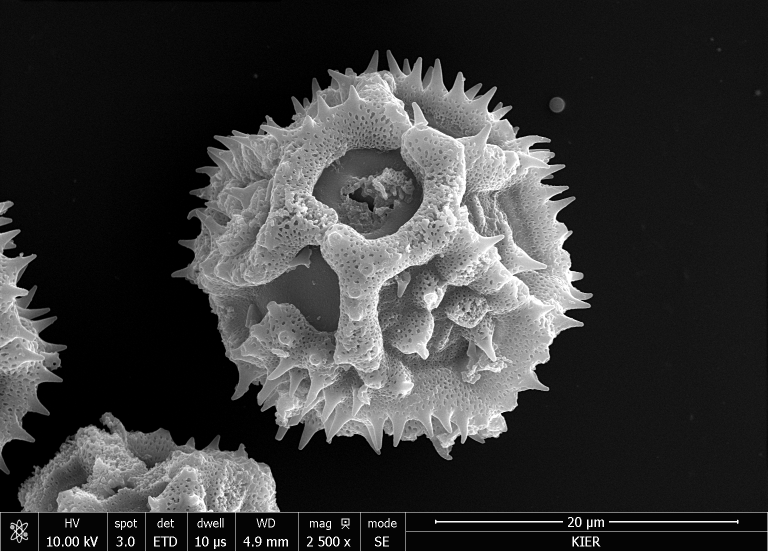
#> input picture meta2jpg/_SEM/1-2500_014.tif, 1536 x 1103 px (shown at 1/2 size); its folder holds only this picture in this run
$ jupyter execute dm3_to_metajpg_200609.ipynb   (shell and % lines are left out)
#> lines starting #> are read from the running program, lines starting #| are printed output that depends on the picture
# TEM(.dm3) and SEM(.tif) to .jpg with metadata

* hyperspy : http://hyperspy.org/hyperspy-doc/current/user_guide/getting_started.html#starting-hyperspy-in-the-notebook-or-terminal
* scikit-image (>=0.14.2) : https://scikit-image.org/
* piexif : https://github.com/hMatoba/Piexif
* Pillow : https://pillow.readthedocs.io/en/stable/
* matplotlib-scalebar : https://github.com/ppinard/matplotlib-scalebar

### 1. Import libararies

[cell 1]
# Import libaries

import numpy as np
import matplotlib
import matplotlib.pyplot as plt
import skimage
import hyperspy.api as hs
import hyperspy.drawing.image as hsi
import os, copy
from PIL import Image
from PIL.TiffTags import TAGS
import json

#%matplotlib qt for GUI image output

### 2. Doing chores

[cell 2]
# turn off hyperspy warning signs

hs.preferences.GUIs.warn_if_guis_are_missing = False
hs.preferences.save()
#> (this line was passed over: hyperspy is not available in this run)

[cell 3]
# find working directory

pwd = os.getcwd()
print(pwd)

### 3. Function : Metadata Extraction

- input : input file name
- output : metadata (dictionary type)

[cell 4]
# [76 lines left out: function extmeta_dm3, not called in this run]

[cell 5]
# get metadata from tif file, for the case of many empty items.
def getmeta_tif(meta_dict: dict, cat1: str, cat2: str):
  if meta_dict.get(cat1) != None:
    if meta_dict.get(cat1).get(cat2) != None and meta_dict.get(cat1).get(cat2) != '':
      return meta_dict.get(cat1).get(cat2)
    else:
      return None
  else:
    return None


#  convert metadata as float type, if it is not None
def getmetaf_tif(meta_dict: dict, cat1: str, cat2: str):
  tmpmeta = getmeta_tif(meta_dict, cat1, cat2)
  return np.nan if (tmpmeta == None) else float(tmpmeta)


# extract metadata from SEM tif file
def extmeta_tif(infilename):

  with Image.open(infilename) as img:
    meta = img.tag
    meta_data = meta[34682]
    meta_dim = [meta[256][0], meta[257][0]]

  result = meta_data
  result = meta_data[0].replace('\r', '", ')
  result = result.replace('\n', ' "')
  result = result.replace('=', '" : "')
  result = result.replace(']", ', '" : {')
  result = result.replace(',  "",  "[', '}, "')
  result = result.replace('[', '"')
  result = result.replace(',  "",  "', '}')

  if result[-4:] == ',  "':
    result = result[:-4] + '}'

  result = '{' + result + '}'
  meta_dict = json.loads(result)

  filename = infilename.split('/')[-1]

  acq_date = getmeta_tif(meta_dict, 'User', 'Date')
  acq_time = getmeta_tif(meta_dict, 'User', 'Time')
  microscope = getmeta_tif(meta_dict, 'System', 'Type')
  mode_acq = getmeta_tif(meta_dict, 'Detectors', 'Mode')
  mode_img = getmeta_tif(meta_dict, 'Beam', 'ImageMode')

  beam_nrg = getmetaf_tif(meta_dict, 'Beam', 'HV') / 1000
  beam_cur_1 = getmeta_tif(meta_dict, 'Beam', 'BeamCurrent')
  beam_cur_2 = getmeta_tif(meta_dict, 'EBeam', 'BeamCurrent')
  if beam_cur_1 != None:
    beam_cur = float(beam_cur_1) * 1e12
  elif beam_cur_2 != None:
    beam_cur = float(beam_cur_2) * 1e12
  else:
    beam_cur = None

  spot_size = getmetaf_tif(meta_dict, 'Beam', 'Spot')

  landing_nrg_1 = getmeta_tif(meta_dict, 'CathodeLens', 'LandingEnergy')
  landing_nrg_2 = getmeta_tif(meta_dict, 'EBeamDeceleration', 'LandingEnergy')
  if landing_nrg_1 != None:
    landing_nrg = float(landing_nrg_1) / 1000
  elif landing_nrg_2 != None:
    landing_nrg = float(landing_nrg_2) / 1000
  else:
    landing_nrg = None

  dwell_time = getmetaf_tif(meta_dict, 'Scan', 'Dwelltime') * 1e9
  frame_time = getmetaf_tif(meta_dict, 'Scan', 'FrameTime')
  scale_x = getmetaf_tif(meta_dict, 'Scan', 'PixelWidth') * 1e9
  scale_y = getmetaf_tif(meta_dict, 'Scan', 'PixelHeight') * 1e9
  scale_unit = 'nm'
  scale_key = 'scale (nm/px)'
  len_x = getmetaf_tif(meta_dict, 'Scan', 'HorFieldsize') * 1e6
  len_y = getmetaf_tif(meta_dict, 'Scan', 'VerFieldsize') * 1e6
  image_avg = getmetaf_tif(meta_dict, 'Image', 'Average')
  dim_x = int(getmetaf_tif(meta_dict, 'Image', 'ResolutionX'))
  dim_y = int(getmetaf_tif(meta_dict, 'Image', 'ResolutionY'))

  stage_x = getmetaf_tif(meta_dict, 'Stage', 'StageX') * 1e3
  stage_y = getmetaf_tif(meta_dict, 'Stage', 'StageY') * 1e3
  stage_z = getmetaf_tif(meta_dict, 'Stage', 'StageZ') * 1e3
  stage_r = getmetaf_tif(meta_dict, 'Stage', 'StageR')
  stage_ta = getmetaf_tif(meta_dict, 'Stage', 'StageT')
  stage_tb = getmetaf_tif(meta_dict, 'Stage', 'StageTb')

  stage_tilt = getmetaf_tif(meta_dict, 'Stage', 'SpecTilt')
  work_dist = getmetaf_tif(meta_dict, 'Stage', 'WorkingDistance') * 1e3

  img_dim = meta_dim

  imgdata = {
    'Filename': filename,
    'Acq.Date': acq_date,
    'Acq.Time': acq_time,
    'Microscope': microscope,
    'Acq.Mode': mode_acq,
    'Imaging Mode': mode_img,
    'Beam Energy (kV)': beam_nrg,
    'Beam Current (pA)' : beam_cur,
    'Landing Energy (kV)' : landing_nrg,
    'Spot Size (nm)' : spot_size,
    'Dwell time (ns)':dwell_time,
    'Frame Time (s)': frame_time,
    'Image Average': image_avg,
    'Stage X (mm)': stage_x,
    'Stage Y (mm)': stage_y,
    'Stage Z (mm)': stage_z,
    'Stage Rotation (deg)': stage_r,
    'Stage Tilt-alpha (deg)': stage_ta,
    'Stage Tilt-beta (deg)': stage_tb,
    'Stage Tilt (deg)': stage_tilt,
    'Working Distance (mm)': work_dist,
    'scale' : (scale_x, scale_y),
    'scale_unit' : scale_unit,
    'dimension (um,um)': (len_x, len_y),
    'dimension (px,px)': (dim_x, dim_y),
    'image size (px,px)': (meta_dim[0], meta_dim[1])
  }

  return imgdata

[cell 6]
# extract metadata from .dm3 or .tif file

def extmeta(infilename):

  if infilename[-3:] == 'dm3':
    return extmeta_dm3(infilename)

  elif infilename[-3:] == 'tif' or infilename[-4:] == 'tiff':
    return extmeta_tif(infilename)

### 4. Function : Image Processing

* Here, simple Auto-Contrast Adjustment

[cell 7]
from skimage.io import imsave, imshow, imread
from skimage import exposure
from matplotlib_scalebar.scalebar import ScaleBar
from matplotlib_scalebar.scalebar import SI_LENGTH_RECIPROCAL
from copy import deepcopy

# define scale bar color: black or white
# [64 lines left out: functions sb_color, addscale, not called in this run]


# Image Processing and Add Scalebar
def imgproc(infilename, imgdata):

  outdir = pwd + '/output.dir/' + infilename.split('/')[-2]
  outfile = pwd + '/output.dir/' + infilename.split('/')[0] + '/' + imgdata['Filename'][:-4] + '.jpg'
  outfile_sb = pwd + '/output.dir/' + infilename.split('/')[0] + '/' + imgdata['Filename'][:-4] + '_sb.jpg'

  # load image as numpy 2D array
  if infilename[-3:] == 'dm3':
    im = hs.load(infilename)
    img = im.data

  elif infilename[-4:] == 'tiff' or infilename[-3:] == 'tif':
    img = imread(infilename)

    if isinstance(img[0][0], list):   # for the case of RGB image,
      img = img[:, :, 0]                     # pick only R channel

  # if additional area is added on image, crop that out
  slice_flag= 0
  if (infilename[-4:] == 'tiff' or infilename[-3:] == 'tif') and (imgdata['image size (px,px)'] != imgdata['dimension (px,px)']):
    slice_flag = 1
    img_main = img[: imgdata['dimension (px,px)'][1], : imgdata['dimension (px,px)'][0]]
    img_sub = img[imgdata['dimension (px,px)'][1] : ,  : imgdata['dimension (px,px)'][0]]
    img = copy.deepcopy(img_main)

  # Auto contrast
  v_min, v_max = np.percentile(img, (0.2, 99.8))
  img = exposure.rescale_intensity(img, in_range=(v_min, v_max), out_range=(0, 255)).astype(np.uint8)
  if slice_flag == 1:
    img_sub = exposure.rescale_intensity(img_sub, out_range=(0, 255)).astype(np.uint8)

  # if splitted, restore
  if slice_flag == 1:
    img_sb = np.vstack((img, img_sub))
  else:
    img_sb = copy.deepcopy(img)

  if not os.path.exists(outdir):
    os.mkdir(outdir)

  print('# Outfile = {}'.format(outfile))

  imsave(outfile, img)
  imsave(outfile_sb, img_sb)

  if slice_flag != 1:
      outfile_sb = addscale(img, imgdata, outfile_sb, scale_value='auto')

  return outfile, outfile_sb

### 5. Function : Add Metadata and Export Image

* Edit metadata on .jpg file

[cell 8]
from PIL import Image
import json
import piexif
import piexif.helper

def addmeta(infilename, imgdata):
  if infilename != None:
    # Load image to edit
    imPIL = Image.open(infilename)

    # For unknown reason, this line prevents strange image shift
    imPIL.save(infilename)
    imgdump = json.dumps(imgdata)
    user_comment = piexif.helper.UserComment.dump(imgdump)

    # extract Exif data from image
    exif_dict = piexif.load(infilename)
    exif_dict["Exif"][piexif.ExifIFD.UserComment] = user_comment
    exif_bytes = piexif.dump(exif_dict)
    piexif.insert(exif_bytes, infilename)
    #print(exif_bytes)

    imPIL.save(infilename, exif=exif_bytes)
    plt.imshow(np.asarray(imPIL));
    plt.close()

### 7. Run on all .dm3 and .tif files

[cell 9]
# load .dm3 image

# directories containing dm3 and tif files
dirs = [file for file in os.listdir(pwd) ]
imgdir = []

for dirname in dirs:
  if '.' not in dirname:
    imgdir.append(dirname)

for d in imgdir:
  # dm3 and tif files
  print('### directory= {}'.format(d))
  files = [file for file in os.listdir(d) ]
  imgfiles = [file for file in files if (file.endswith('.dm3') or file.endswith('.tiff') or file.endswith('tif'))]

  for f in imgfiles:
    print('### file= {}'.format(f))

    # Main part
    infilename = os.path.join(d,f)    # 1. define file name with directory
    imgdata = extmeta(infilename)    # 2. extract meta data
#> in extmeta_tif, img is the input picture: PIL image 1536x1103 L; min 0, max 255, mean 55.1
#> in extmeta_tif, `meta_dim = [meta[256][0], meta[257][0]]`: meta_dim = [1536, 1103]
#> in extmeta_tif, `meta_dict = json.loads(result)`: meta_dict = 17 items
#> in extmeta_tif, `acq_date = getmeta_tif(meta_dict, 'User', 'Date')`: acq_date = '04/15/2019'
#> in extmeta_tif, `acq_time = getmeta_tif(meta_dict, 'User', 'Time')`: acq_time = '01:28:49 PM'
#> in extmeta_tif, `microscope = getmeta_tif(meta_dict, 'System', 'Type')`: microscope = 'SEM'
#> in extmeta_tif, `mode_acq = getmeta_tif(meta_dict, 'Detectors', 'Mode')`: mode_acq = 'SE'
#> in extmeta_tif, `mode_img = getmeta_tif(meta_dict, 'Beam', 'ImageMode')`: mode_img = 'Normal'
#> in getmetaf_tif, `tmpmeta = getmeta_tif(meta_dict, cat1, cat2)`: tmpmeta = '10000'
#> in extmeta_tif, `beam_nrg = getmetaf_tif(meta_dict, 'Beam', 'HV') / 1000`: beam_nrg = 10
#> in extmeta_tif, `beam_cur_2 = getmeta_tif(meta_dict, 'EBeam', 'BeamCurrent')`: beam_cur_2 = '8e-011'
#> in extmeta_tif, `beam_cur = float(beam_cur_2) * 1e12`: beam_cur = 80
#> in extmeta_tif, `spot_size = getmetaf_tif(meta_dict, 'Beam', 'Spot')`: spot_size = 3
#> in extmeta_tif, `landing_nrg_2 = getmeta_tif(meta_dict, 'EBeamDeceleration', 'LandingEn..`: landing_nrg_2 = '10000'
#> in extmeta_tif, `landing_nrg = float(landing_nrg_2) / 1000`: landing_nrg = 10
#> in extmeta_tif, `dwell_time = getmetaf_tif(meta_dict, 'Scan', 'Dwelltime') * 1e9`: dwell_time = 10000
#> in extmeta_tif, `frame_time = getmetaf_tif(meta_dict, 'Scan', 'FrameTime')`: frame_time = 32.62
#> in extmeta_tif, `scale_x = getmetaf_tif(meta_dict, 'Scan', 'PixelWidth') * 1e9`: scale_x = 33.07
#> in extmeta_tif, `len_x = getmetaf_tif(meta_dict, 'Scan', 'HorFieldsize') * 1e6`: len_x = 50.8
#> in extmeta_tif, `len_y = getmetaf_tif(meta_dict, 'Scan', 'VerFieldsize') * 1e6`: len_y = 33.87
#> in extmeta_tif, `image_avg = getmetaf_tif(meta_dict, 'Image', 'Average')`: image_avg = 0
#> in extmeta_tif, `dim_x = int(getmetaf_tif(meta_dict, 'Image', 'ResolutionX'))`: dim_x = 1536
#> in extmeta_tif, `dim_y = int(getmetaf_tif(meta_dict, 'Image', 'ResolutionY'))`: dim_y = 1024
#> in extmeta_tif, `stage_x = getmetaf_tif(meta_dict, 'Stage', 'StageX') * 1e3`: stage_x = -18.03
#> in extmeta_tif, `stage_y = getmetaf_tif(meta_dict, 'Stage', 'StageY') * 1e3`: stage_y = 10.22
#> in extmeta_tif, `stage_z = getmetaf_tif(meta_dict, 'Stage', 'StageZ') * 1e3`: stage_z = 20.76
#> in extmeta_tif, `stage_r = getmetaf_tif(meta_dict, 'Stage', 'StageR')`: stage_r = 3.36e-05
#> in extmeta_tif, `stage_ta = getmetaf_tif(meta_dict, 'Stage', 'StageT')`: stage_ta = -1.56e-06
#> in extmeta_tif, `stage_tb = getmetaf_tif(meta_dict, 'Stage', 'StageTb')`: stage_tb = 0
#> in extmeta_tif, `work_dist = getmetaf_tif(meta_dict, 'Stage', 'WorkingDistance') * 1e3`: work_dist = 4.89
#> in extmeta_tif, `img_dim = meta_dim`: img_dim = [1536, 1103]
#> imgdata = 26 items
    outfilename, outfilename_sb = imgproc(infilename, imgdata)    # 3. Image Processing (Auto Contrast, add Scale bar)
#> in imgproc, `img_main = img[: imgdata['dimension (px,px)'][1], : imgdata['dimension..`:
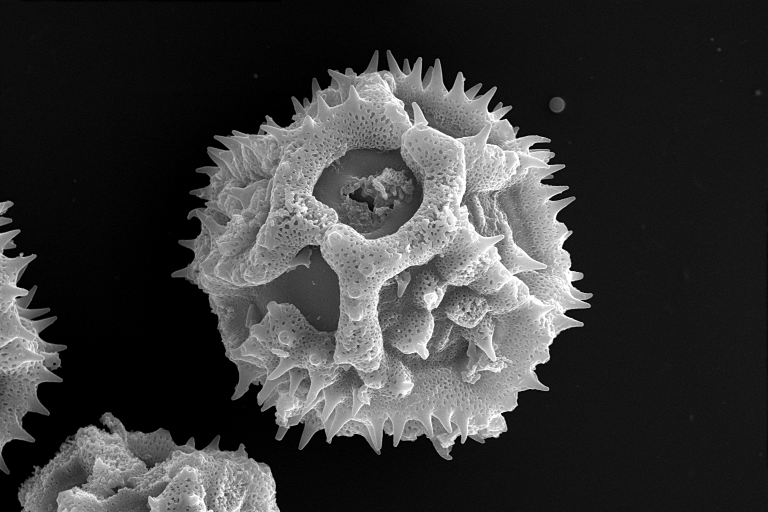
#> img_main: shape (1024, 1536) (shown at 1/2 size); min 0, max 255, mean 57.1
#> in imgproc, `img_sub = img[imgdata['dimension (px,px)'][1] : ,  : imgdata['dimensio..`:
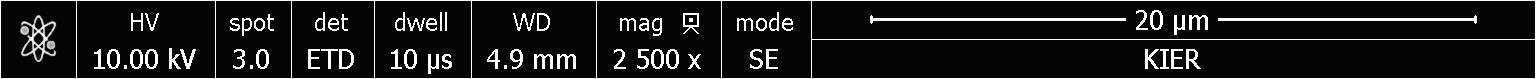
#> img_sub: shape (79, 1536); min 4, max 252, mean 29.5
#> in imgproc, `v_min, v_max = np.percentile(img, (0.2, 99.8))`: v_min = 0; v_max = 255
#| # Outfile = meta2jpg/output.dir/_SEM/1-2500_014.jpg
    addmeta(outfilename, imgdata)    # 4-1. Add meta data on image only
#> (the call stopped at in addmeta, `user_comment = piexif.helper.UserComment.dump(imgdump)`: piexif is not available in this run)
    addmeta(outfilename_sb, imgdata)    # 4-2. Add meta data on image with scale bar
#> (the call stopped at in addmeta, `user_comment = piexif.helper.UserComment.dump(imgdump)`: piexif is not available in this run)
